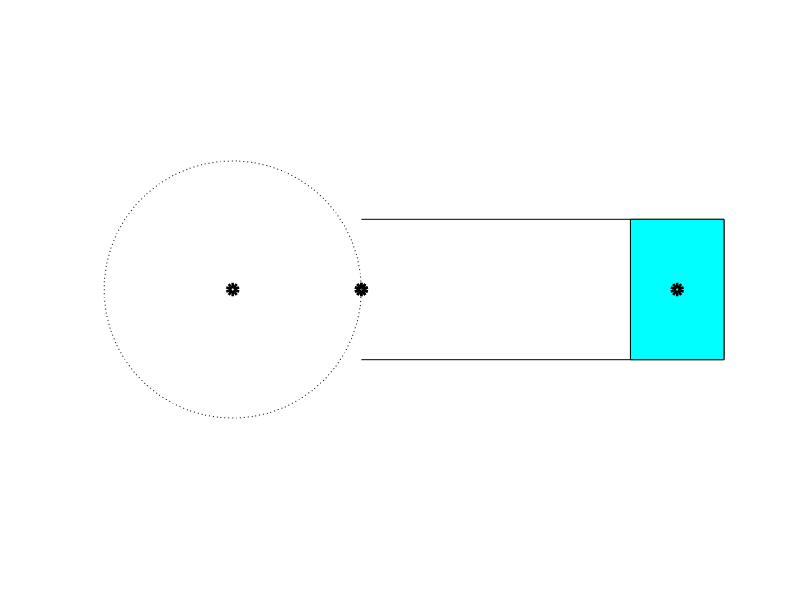

Write the MATLAB code that produced this figure. (Note: this script raises an error after producing the figure.)
%% Math 111: MATLAB (Summer 2019)
% TW Judge (twjudge@comcast.net)
%
%
% Lecture: Chapter 6 Supplemental: Animation Using movie Function
%          Example #1: Animation of an Engine
%
%
% This program presents a method for animating the motion of an engine
% cylinder and saves the movie as a video file.
%
%
% ----- START OF PROGRAM -----
%
% Initiate Workspace
clear, clc
%
% We Opt to Divide the Engine Cycle Into 50 Frames...
n = 50;
theta = linspace(0, 2*pi, n);
a = 1.1;              % Crank of engine/piston  
b = 2.7;              % Link of engine/piston  
c = 0.6;              % Radius of cylinder  
d = 0.4;              % Half height of piston length  
aX = a*cos(theta);    % Both aX and aY are the coordinates of a point on  
aY = a*sin(theta);    %  circle where the crank attaches to the link  
p = aX + sqrt(b^2 - aY.^2);     % Calculates Distance traveled by piston
limits = [-a, a+b+d, -a, a];    % Determines limits for axes...
%                                   - horizontal goes from -a to a+b+d;
%                                   - vertical goes from -a to a/  
cmap = colormap;                % Retrieve current colormap parula  
nc = length(colormap) - 1;
%
% Generate the Successive Images Required for the Animation 
for k = 1:n      
    plot(aX, aY, 'k:')              % Draw plot of Point A 
    hold on        
    cylinderX = [a, a+b+d, a+b+d, a];  % Current axis held so not erased 
    cylinderY = [-c, -c, c, c];        % Current axis held so not erased     
    plot(cylinderX, cylinderY, 'k')      % Draw cylinder    
    pistonX = [p(k)-d, p(k)+d, p(k)+d, p(k)-d, p(k)-d];     
    pistonY = [-c, -c, c, c, -c];     
    fill(pistonX, pistonY, 'c');         % Draw cylinder space    
    fuelX = [p(k)+d, a+b+d, a+b+d, p(k)+d, p(k)+d];       
    fuelY = [-c, -c, c, c, -c];     
    color = cmap(ceil((p(k)-b+a) / (2*a)*(nc - 1)),:);    
    fill(fuelX, fuelY, color)            % Draw fuel      
    crankX = [0, aX(k)];               % Draw crank     
    crankY = [0, aY(k)];    
    plot(crankX, crankY, 'ko', 'LineWidth', 4)     
    linkX = [aX(k), p(k)];             % Draw link       
    linkY = [aY(k), 0];     
    plot(linkX, linkY, 'ko', 'Linewidth', 4)   
    axis(limits)    
    axis off equal                       % Removes Axes and sets lengths
%                                           of units equal in both the x-
%                                           and y-axis
% ...And Capture Each Image Generated by Each Loop Iteration...    
    Frames(k) = getframe;
    hold off  
end
movie(Frames, 5, 30)
%
% Create the Video Object (so we can save frames as a video file)  
videoObj = VideoWriter('Engine');
% ...Open a Video File...     
     open(videoObj);
% ...And Write the Frames to the File...    
     writeVideo(videoObj, Frames);
% ...And Then Close the File...    
     close(videoObj);
%
% ----- END OF PROGRAM -----